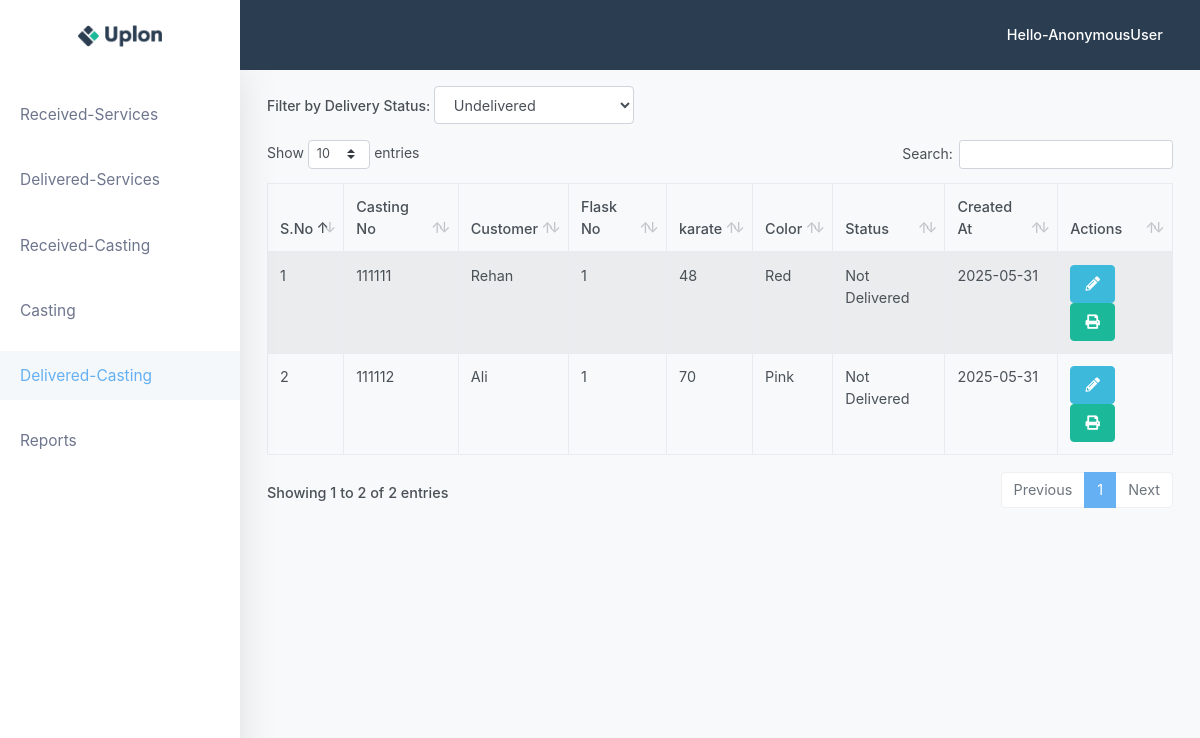
/casting/all/, run on the app's committed database.
### casting/models.py (models this page shows, shortened)
class Casting(models.Model):
    karate = models.CharField(max_length=158 ,blank=True, null=True)
    color = models.CharField(max_length=158 ,blank=True, null=True)
    casting_no = models.PositiveIntegerField(unique=True, blank=True, null=True)
    description = models.CharField(max_length=255, blank=True, null=True)
    image = models.ImageField(blank=True, null=True)
    delivery_image = models.ImageField(blank=True, null=True)
    customer = models.ForeignKey(Customer, on_delete=models.CASCADE)
    flask = models.ForeignKey(Flask, on_delete=models.SET_NULL, null=True, blank=True)
    weight = models.CharField(max_length=158 ,blank=True, null=True)
    converted24k = models.CharField(max_length=158 ,blank=True, null=True)
    wastage_percentage = models.CharField(max_length=158 ,blank=True, null=True)
    wastage_weight = models.CharField(max_length=158 ,blank=True, null=True)
    total_weight24k = models.CharField(max_length=158 ,blank=True, null=True)
    gold_received = models.CharField(max_length=158 ,blank=True, null=True)
    service_charges_rate = models.CharField(max_length=158 ,blank=True, null=True)
    service_charges_amount = models.CharField(max_length=158 ,blank=True, null=True)
    cash_received = models.CharField(max_length=158 ,blank=True, null=True)
    remarks = models.CharField(max_length=158 ,blank=True, null=True)
    created_at = models.DateField(default=now, blank=True, null=True)
    is_delivered = models.BooleanField(default=False, null=False)
    updated_at = models.DateTimeField(auto_now=True)
    created_by = models.ForeignKey(User, on_delete=models.SET_NULL, null=True, related_name='created_casting')
    modified_by = models.ForeignKey(User, on_delete=models.SET_NULL, null=True, related_name='modified_casting')

class Flask(models.Model):
    karate = models.CharField(max_length=158 ,blank=True, null=True)
    color = models.CharField(max_length=158 ,blank=True, null=True)
    input_weight = models.CharField(max_length=158 ,blank=True, null=True)
    output_weight = models.CharField(max_length=158 ,blank=True, null=True)
    machine_wastage = models.CharField(max_length=158 ,blank=True, null=True)
    production_weight = models.CharField(max_length=158 ,blank=True, null=True)
    created_at = models.DateField(default=now, blank=True, null=True)
    updated_at = models.DateTimeField(auto_now=True)

### customers/models.py (models this page shows, shortened)
class Customer(models.Model):
    name = models.CharField(max_length=128)
    phone_number = models.CharField(max_length=15,  blank=True, null=True)
    created_at = models.DateTimeField(auto_now_add=True)
    updated_at = models.DateTimeField(auto_now=True)
    added_by = models.ForeignKey(User, on_delete=models.SET_NULL, null=True)

### casting/views.py (the view)
# urls.py: path('all/', views.all_casting, name='all_casting'),
def all_casting(request):
    status = request.GET.get('status', 'undelivered')
    if status == 'delivered':
        all_casting = Casting.objects.filter(is_delivered=True)
    elif status == 'undelivered':
        all_casting = Casting.objects.filter(is_delivered=False)
    else:  # 'all'
        all_casting = Casting.objects.all()
    return render(request, 'casting/all_casting.html', {
        'castings_with_flask': all_casting,
        'selected_status': status,
    })

### casting/templates/casting/all_casting.html (shortened to what this page needs)
{% extends 'base_template.html' %}
{% load static %}
{% block head %}
<link href="{% static 'css/receiving-styles.css' %}" rel="stylesheet" type="text/css" id="app-stylesheet"/>
{% endblock %}
{% block content %}
<div class="container-fluid mb-3 pt-3">
    <div class="mb-3">
        <label for="status_filter" class="form-label">Filter by Delivery Status:</label>
        <select id="status_filter"
                class="form-control"
                style="width: 200px; display: inline-block;"
                onchange="filterStatus()">
            <option value="undelivered" {% if selected_status == 'undelivered' %}selected{% endif %}>Undelivered
            </option>
        </select>
    </div>
    <table id="casting_table" class="table table-striped table-bordered">
        <thead>
        <tr>
            <th>S.No</th>
            <th>Casting No</th>
            <th>Customer</th>
            <th>Flask No</th>
            <th>karate</th>
            <th>Color</th>
            <th>Status</th>
            <th>Created At</th>
            <th>Actions</th>
        </tr>
        </thead>
        <tbody>
        {% for casting in castings_with_flask %}
            <tr>
                <td>{{ forloop.counter }}</td>
                <td>{{ casting.casting_no }}</td>
                <td>{{ casting.customer.name }}</td>
                <td>{{ casting.flask.id }}</td>
                <td>{{ casting.karate }}</td>
                <td>{{ casting.color }}</td>
                <td>{{ casting.is_delivered|yesno:"Delivered,Not Delivered" }}</td>
                <td>{{ casting.created_at|date:"Y-m-d" }}</td>
                <td>
                    <a href="{% url 'casting:update_casting' casting.id %}" class="btn btn-info" title="Edit">
                        <i class="fa fa-pencil-alt"></i>
                    </a>
                    {% if not casting.flask %}
                    <a href="{% url 'casting:print_casting_slip' casting.id %}" class="btn btn-success" target="_blank"
                       title="Print Slip">
                        <i class="fa fa-print"></i>
                    </a>
                    {% else %}
                    <a href="{% url 'casting:casting_flask_print_slip' casting.id %}" class="btn btn-success"  target="_blank"
                       title="Print Slip">
                        <i class="fa fa-print"></i>
                    </a>
                    {% endif %}
                </td>
            </tr>
        {% empty %}
            <tr>
                <td colspan="13" class="text-center">No castings found.</td>
            </tr>
        {% endfor %}
        </tbody>
    </table>
</div>
{% endblock %}

### templates/base_template.html (shortened to what this page needs)
{% load static %}
<!DOCTYPE html>
<html lang="en">
<head>
    <link href="{% static 'libs/datatables/dataTables.bootstrap4.min.css' %}" rel="stylesheet" type="text/css"/>
    <link href="{% static 'libs/datatables/buttons.bootstrap4.min.css' %}" rel="stylesheet" type="text/css"/>
    <link href="{% static 'libs/datatables/responsive.bootstrap4.min.css' %}" rel="stylesheet" type="text/css"/>
    <link href="{% static 'libs/datatables/select.bootstrap4.min.css' %}" rel="stylesheet" type="text/css"/>
    <link href="{% static 'libs/select2/select2.min.css' %}" rel="stylesheet" type="text/css" />
    <link href="{% static 'css/bootstrap.min.css' %}" rel="stylesheet" type="text/css" id="bootstrap-stylesheet"/>
    <link href="{% static 'css/icons.min.css' %}" rel="stylesheet" type="text/css"/>
    <link href="{% static 'css/app.min.css' %}" rel="stylesheet" type="text/css" id="app-stylesheet"/>
    <link href="{% static 'sj.css' %}" rel="stylesheet" type="text/css" id="app-stylesheet"/>
    {% block head %}
    {% endblock %}
</head>
<body>
<div id="wrapper">
    <div class="navbar-custom">
        <ul class="list-unstyled topnav-menu float-right mb-0">
            <li class="dropdown notification-list">
                <a class="nav-link dropdown-toggle nav-user mr-0 waves-effect waves-light" data-toggle="dropdown"
                   href="#" role="button" aria-haspopup="false" aria-expanded="false">
                    <span class="hello-msg d-none d-sm-inline-block ml-1 font-weight-medium" style="color: white; "> Hello-{{ request.user }}</span>
                    <i class="mdi mdi-chevron-down d-none d-sm-inline-block"></i>
                </a>
            </li>
        </ul>
        <div class="logo-box">
            <a href="#" class="logo text-center logo-dark">
                        <span class="logo-lg">
                            <img src="{% static 'images/logo.png' %}" alt="" height="22">
                        </span>
            </a>
        </div>
        <ul class="list-unstyled topnav-menu topnav-menu-left m-0">
            <li>
                <button class="button-menu-mobile waves-effect waves-light">
                    <i class="mdi mdi-menu"></i>
                </button>
            </li>
        </ul>
    </div>
    <div class="left-side-menu">
        <div class="slimscroll-menu">
            <div id="sidebar-menu">
                <ul class="metismenu" id="side-menu">
                    <li><a href="{% url 'receiving:add_receiving' %}">Received-Services </a></li>
                </ul>
                <ul class="metismenu" id="side-menu">
                    <li><a href="{% url 'receiving:all_receiving' %}">Delivered-Services </a></li>
                </ul>
                <ul class="metismenu" id="side-menu">
                    <li><a href="{% url 'casting:add_casting' %}">Received-Casting </a></li>
                </ul>
                <ul class="metismenu" id="side-menu">
                    <li><a href="{% url 'casting:all_flask' %}">Casting </a></li>
                </ul>
                <ul class="metismenu" id="side-menu">
                    <li><a href="{% url 'casting:all_casting' %}">Delivered-Casting </a></li>
                </ul>
                 <ul class="metismenu" id="side-menu">
                    <li><a href="{% url 'report' %}">Reports </a></li>
                </ul>
            </div>
        </div>
    </div>
    <div class="content-page">
        {% block content %}
        {% endblock %}
    </div>
</div>
</body>
</html>

### data on the page
Casting: casting_no "111111", customer.name "Rehan", flask.id "1", karate "48", color "Red", is_delivered "Not Delivered", created_at "2025-05-31"
Casting: casting_no "111112", customer.name "Ali", flask.id "1", karate "70", color "Pink", is_delivered "Not Delivered", created_at "2025-05-31"

### other printed values
{{ request.user }} "AnonymousUser"
